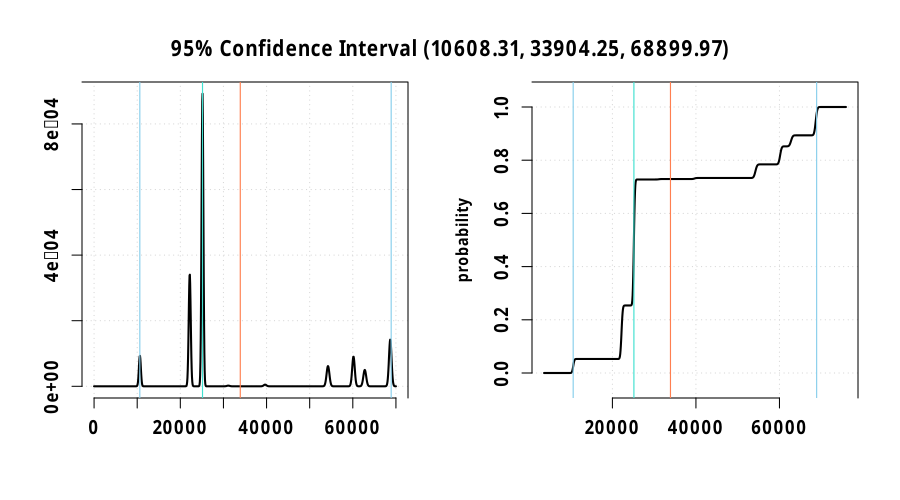

The R source for this figure:
rm(list = ls(all.names = TRUE)) #will clear all objects includes hidden objects.
# load libraries
options("StartupBanner" = "off")
options(expressions = 500000) #increase the limit on the number of nested expressions that will be evaluated
library("distr")
library("distrEx")
library("rlang") # required for environment functions
library(llvm)
distroptions("WarningArith" = FALSE)
set.seed(100)

# max loop number(less than or equal to)
max_loop <- 100000
restore.energy <- distr::Norm(11024.3, 30) # nj
restore.timing <- distr::Norm(8409.47, 0.01) # us


block.entry <- env(
  name = "entry",
  preds = list(),
  succs = list("if.then", "if.else"),
  energy = "E(classify, entry)",
  timing = "T(classify, entry)",
  insts = list(
    list("sym$\"data.addr\" <- alloca(\"i16\")", "nop", "E(alloca)", "T(alloca)"),
    list("sym$\"result\" <- alloca(\"i16\")", "nop", "E(alloca)", "T(alloca)"),
    list("store(sym$\"data\", sym$\"data.addr\")", "nop", "E(store)", "T(store)"),
    list("store(-1, sym$\"result\")", "nop", "E(store)", "T(store)"),
    list("sym$\"0\" <- load(sym$\"data.addr\")", "nop", "E(load)", "T(load)"),
    list("sym$\"cmp\" <- icmp(slt, sym$\"0\", 21)", "nop", "E(icmp)", "T(icmp)"),
    list("br(if.then, if.else, sym$\"cmp\")", "{if (is(sym$\"0\", \"Distribution\")) sym$\"0\" <- add(sym$\"cmp\", 21)};store(sym$\"0\", sym$\"data.addr\"); ", "E(br)", "T(br)")))

block.if.then <- env(
  name = "if.then",
  preds = list("entry"),
  succs = list("checkpoint.1"),
  energy = "E(classify, if.then)",
  timing = "T(classify, if.then)",
  insts = list(
    list("if(entry) {sym$\"cmp\" <- sym$\"cmp.true\"; {if (is(sym$\"0\", \"Distribution\")) sym$\"0\" <- add(sym$\"cmp\", 21)};store(sym$\"0\", sym$\"data.addr\"); };", "nop", "0", "0"),
    list("sym$\"1\" <- load(sym$\"data.addr\")", "nop", "E(load)", "T(load)"),
    list("store(1, sym$\"result\")", "nop", "E(store)", "T(store)"),
    list("br(checkpoint.1)", "nop", "E(br)", "T(br)")))

block.checkpoint.1 <- env(
  name = "checkpoint.1",
  preds = list("if.then"),
  succs = list("if.end4"),
  energy = "E(classify, checkpoint.1)",
  timing = "T(classify, checkpoint.1)",
  insts = list(
    list("checkpoint()", "nop", "E(call) + distr::Norm(14560, 20)", "T(call) + distr::Norm(8517.05, 0.01)"),
    list("br(if.end4)", "nop", "E(br)", "T(br)")))

block.if.else <- env(
  name = "if.else",
  preds = list("entry"),
  succs = list("if.then2", "if.else3"),
  energy = "E(classify, if.else)",
  timing = "T(classify, if.else)",
  insts = list(
    list("if(entry) {sym$\"cmp\" <- sym$\"cmp.false\"; {if (is(sym$\"0\", \"Distribution\")) sym$\"0\" <- add(sym$\"cmp\", 21)};store(sym$\"0\", sym$\"data.addr\"); };", "nop", "0", "0"),
    list("sym$\"2\" <- load(sym$\"data.addr\")", "nop", "E(load)", "T(load)"),
    list("sym$\"cmp1\" <- icmp(sgt, sym$\"2\", 27)", "nop", "E(icmp)", "T(icmp)"),
    list("br(if.then2, if.else3, sym$\"cmp1\")", "{if (is(sym$\"2\", \"Distribution\")) sym$\"2\" <- add(sym$\"cmp1\", 27)};store(sym$\"2\", sym$\"data.addr\"); ", "E(br)", "T(br)")))

block.if.then2 <- env(
  name = "if.then2",
  preds = list("if.else"),
  succs = list("checkpoint.2"),
  energy = "E(classify, if.then2)",
  timing = "T(classify, if.then2)",
  insts = list(
    list("if(if.else) {sym$\"cmp1\" <- sym$\"cmp1.true\"; {if (is(sym$\"2\", \"Distribution\")) sym$\"2\" <- add(sym$\"cmp1\", 27)};store(sym$\"2\", sym$\"data.addr\"); };", "nop", "0", "0"),
    list("store(0, sym$\"result\")", "nop", "E(store)", "T(store)"),
    list("br(checkpoint.2)", "nop", "E(br)", "T(br)")))

block.checkpoint.2 <- env(
  name = "checkpoint.2",
  preds = list("if.then2"),
  succs = list("if.end"),
  energy = "E(classify, checkpoint.2)",
  timing = "T(classify, checkpoint.2)",
  insts = list(
    list("checkpoint()", "nop", "E(call) + distr::Norm(14560, 20)", "T(call) + distr::Norm(8517.05, 0.01)"),
    list("br(if.end)", "nop", "E(br)", "T(br)")))

block.if.else3 <- env(
  name = "if.else3",
  preds = list("if.else"),
  succs = list("if.end"),
  energy = "E(classify, if.else3)",
  timing = "T(classify, if.else3)",
  insts = list(
    list("if(if.else) {sym$\"cmp1\" <- sym$\"cmp1.false\"; {if (is(sym$\"2\", \"Distribution\")) sym$\"2\" <- add(sym$\"cmp1\", 27)};store(sym$\"2\", sym$\"data.addr\"); };", "nop", "0", "0"),
    list("br(if.end)", "nop", "E(br)", "T(br)")))

block.if.end <- env(
  name = "if.end",
  preds = list("if.else3", "checkpoint.2"),
  succs = list("if.end4"),
  energy = "E(classify, if.end)",
  timing = "T(classify, if.end)",
  insts = list(
    list("br(if.end4)", "nop", "E(br)", "T(br)")))

block.if.end4 <- env(
  name = "if.end4",
  preds = list("if.end", "checkpoint.1"),
  succs = list(),
  energy = "E(classify, if.end4)",
  timing = "T(classify, if.end4)",
  insts = list(
    list("sym$\"3\" <- load(sym$\"result\")", "nop", "E(load)", "T(load)"),
    list("path.return <<- c(path.return, ret(sym$\"3\")); if.end4 <- TRUE; if.end <- FALSE; checkpoint.1 <- FALSE", "nop", "E(ret)", "T(ret)")))

preds <- list(list(), list(block.entry), list(block.if.then), list(block.entry), list(block.if.else), list(block.if.then2), list(block.if.else), list(block.if.else3, block.checkpoint.2), list(block.if.end, block.checkpoint.1))
names(preds) <- c(block.entry$name, block.if.then$name, block.checkpoint.1$name, block.if.else$name, block.if.then2$name, block.checkpoint.2$name, block.if.else3$name, block.if.end$name, block.if.end4$name)

succs <- list(list(block.if.then, block.if.else), list(block.checkpoint.1), list(block.if.end4), list(block.if.then2, block.if.else3), list(block.checkpoint.2), list(block.if.end), list(block.if.end), list(block.if.end4), list())
names(succs) <- c(block.entry$name, block.if.then$name, block.checkpoint.1$name, block.if.else$name, block.if.then2$name, block.checkpoint.2$name, block.if.else3$name, block.if.end$name, block.if.end4$name)

edge_global <- as.list(rep(0, 10))
edge_local <- as.list(rep(0, 10))
edge_visited <- as.list(rep(0, 10))
names(edge_global) <- c("entry#if.then", "entry#if.else", "if.then#checkpoint.1", "checkpoint.1#if.end4", "if.else#if.then2", "if.else#if.else3", "if.then2#checkpoint.2", "checkpoint.2#if.end", "if.else3#if.end", "if.end#if.end4")
names(edge_local) <- c("entry#if.then", "entry#if.else", "if.then#checkpoint.1", "checkpoint.1#if.end4", "if.else#if.then2", "if.else#if.else3", "if.then2#checkpoint.2", "checkpoint.2#if.end", "if.else3#if.end", "if.end#if.end4")
names(edge_visited) <- c("entry#if.then", "entry#if.else", "if.then#checkpoint.1", "checkpoint.1#if.end4", "if.else#if.then2", "if.else#if.else3", "if.then2#checkpoint.2", "checkpoint.2#if.end", "if.else3#if.end", "if.end#if.end4")

freq <- as.list(rep("0", 9))
names(freq) <- c(block.entry$name, block.if.then$name, block.checkpoint.1$name, block.if.else$name, block.if.then2$name, block.checkpoint.2$name, block.if.else3$name, block.if.end$name, block.if.end4$name)

visited <- as.list(rep(0, 9))
names(visited) <- c(block.entry$name, block.if.then$name, block.checkpoint.1$name, block.if.else$name, block.if.then2$name, block.checkpoint.2$name, block.if.else3$name, block.if.end$name, block.if.end4$name)

color <- as.list(rep("white", 9))
names(color) <- c(block.entry$name, block.if.then$name, block.checkpoint.1$name, block.if.else$name, block.if.then2$name, block.checkpoint.2$name, block.if.else3$name, block.if.end$name, block.if.end4$name)

total_visit <- as.list(rep(0, 9))
names(total_visit) <- c(block.entry$name, block.if.then$name, block.checkpoint.1$name, block.if.else$name, block.if.then2$name, block.checkpoint.2$name, block.if.else3$name, block.if.end$name, block.if.end4$name)

.function <- list(
  name = "classify",
  formals = list("sym$\"data\" <- Mixing(Binom(40, 0.4), 15 + Binom(30, 0.6), mixCoeff = c(0.7, 0.3))"),
  initials = list("entry <- FALSE; if.then <- FALSE; checkpoint.1 <- FALSE; if.else <- FALSE; if.then2 <- FALSE; checkpoint.2 <- FALSE; if.else3 <- FALSE; if.end <- FALSE; if.end4 <- FALSE"),
  globals = list(),
  types = list(),
  blocks = list(block.entry, block.if.then, block.checkpoint.1, block.if.else, block.if.then2, block.checkpoint.2, block.if.else3, block.if.end, block.if.end4))

# Capacitor Thresholds
min_cap <- 520200 #nj
max_cap <- 781250 #nj

# 1 mF capacitance 40 cm distance profile
harvesting_time <- 10000 # us

# Create output file
profile <- paste0(".output/", .function$name, ".profile")
file.create(profile, showWarnings = FALSE, recursive = TRUE)

clone <- function(env) {
  newenv <- rlang::env_clone(env)
  newenv$stack <- rlang::env_clone(env$stack)
  newenv$heap <- rlang::env_clone(env$heap)
  newenv$global <- rlang::env_clone(env$global)
  newenv$nv <- rlang::env_clone(env$nv)
  newenv$sym <- rlang::env_clone(env$sym)
  newenv$typ <- rlang::env_clone(env$typ)
  newenv$memptrs <- rlang::env_clone(env$memptrs)
  return(newenv)
}

library("dequer") # required for an efficient implementation of stack

DFS <- function(prev, v, path, prob, visited, edge_visited, env, t, e, p) {
  nodes <- stack()
  dequer::push(nodes, list(prev, v, path, prob, visited, edge_visited, env, t, e, p))
  while (length(nodes)) {
    node <- dequer::pop(nodes)
    prev <- node[[1]]; v <- node[[2]]; path <- node[[3]]; prob <- node[[4]];
    visited <- node[[5]]; edge_visited <- node[[6]]; env <- node[[7]]; t <- node[[8]]; p <- node[[10]]
    #  mark v visited
    visited[[v$name]] <- visited[[v$name]] + 1
    color[v$name] <<- "gray"
    # add blockname to the path
    path <- paste0(path, "%", v$name)
    # initialize current block
    .block <<- v
    cat(v$name, "\n")
    # eval path probability
    if (length(prev)) {
      expr <- paste0(prev$name, "_", v$name)
      value <- eval(parse(text = expr), envir = env)
      out <- paste0(prev$name, "#", v$name)
      edge_visited[[out]] <- edge_visited[[out]] + 1
      # print(paste0(out, " = ", value))
      prob <- paste0(prob, "*", value)
      p <- p * value
    }
    # add block timing to total timing
    t <- t + eval(parse(text = v$timing), envir = env)
    e <- e + eval(parse(text = v$energy), envir = env)
    # execute block's instructions
    for (inst in v$insts) {
      if (substr(inst[1], 1, 6) == "memcpy") {
        e <- e + eval(parse(text = inst[3]), envir = env)
        t <- t + eval(parse(text = inst[4]), envir = env)
      }
      eval(parse(text = inst[1]), envir = env)
    }
    # for each successor v' of v { fs
    for (i in seq_along(succs[[v$name]])) {
      # if v' not yet visited and prob is greater than 0 {
      if (length(succs[[v$name]][[i]])) {
        expr <- paste0(v$name, "_", succs[[v$name]][[i]]$name)
        value <- eval(parse(text = expr), envir = env)
        if (value > 0 && all(visited <= max_loop)) {
          # if (i == 1) clone <- env # to be more efficient
          # else
          clone_env <- clone(env) # don't create unnecessary envs.
          dequer::push(nodes, list(v, succs[[v$name]][[i]], path, prob, visited, edge_visited, clone_env, t, e, p))
        }
      }
    }
    #
    if (!length(succs[[v$name]])) {
      color[v$name] <<- "black"
      #p <- eval(parse(text = prob), envir = env)
      path.prob <<- c(path.prob, p) # TODO: is rounding good here?
      if (is.numeric(t)) t <- distr::DiscreteDistribution(t)
      path.timing <<- c(path.timing, t)
      line <- paste0(path, ":", prob, "=", p)
      write(line, file = profile, append = TRUE)
      for (i in seq_along(visited)) {
        if (visited[[i]] != 0) {
          # collect frequency as percentage
          freq[names(visited)[i]] <<- paste0(freq[names(visited)[i]], "+", p)
          total_visit[[names(visited)[i]]] <<- total_visit[[names(visited)[i]]] + visited[[i]]
        }
      }
      for (i in seq_along(edge_visited)) {
        if (edge_visited[[i]] != 0) {
          edge_global[i] <<- paste0(edge_global[i], "+", p)
          edge_local[[i]] <<- edge_local[[i]] + edge_visited[[i]]
        }
      }
    }
  }
}

path.return <- vector()
path.prob <- vector()
path.energy <- vector()
path.timing <- vector()

.block <- env()
env <- env()
source(".output/meta.R", local = env)
source(".output/model.conf.R", local = env)
# eval function parameters
eval(parse(text = .function$types), envir = env)
eval(parse(text = .function$globals), envir = env)
eval(parse(text = .function$formals), envir = env)
eval(parse(text = .function$initials), envir = env)
# run the machine
initial_t <- 0
initial_e <- 0
system.time(DFS(list(), .function$blocks[[1]], "", "1", visited, edge_visited, env, initial_t, initial_e, 1))

prob_global_file <- paste0(".output/", .function$name, ".global.prob")
file.create(prob_global_file, showWarnings = FALSE, recursive = TRUE)
for (i in seq_along(edge_global)) {
  p <- eval(parse(text = edge_global[i]))
  line <- paste0(names(edge_global)[i], ": [", edge_local[[i]], "] = ", p)
  write(line, file = prob_global_file, append = TRUE)
  #print(line)
}

prob_local_file <- paste0(".output/", .function$name, ".local.prob")
file.create(prob_local_file, showWarnings = FALSE, recursive = TRUE)
for (i in seq_along(edge_local)) {
  edge_name <- names(edge_local)[i] # edge's name
  block <- unlist(strsplit(edge_name, "#"))[1] # block's name
  if (total_visit[[block]] != 0)
    p <- edge_local[[i]] / total_visit[[block]]
  else
    p <- edge_local[[i]]
  line <- paste0(edge_name, ": [", edge_local[i], "] = ", p)
  write(line, file = prob_local_file, append = TRUE)
  #print(line)
}

freq_file <- paste0(".output/", .function$name, ".freq")
file.create(freq_file, showWarnings = FALSE, recursive = TRUE)
for (i in seq_along(freq)) {
  f <- eval(parse(text = freq[i]))
  line <- paste0(names(freq)[i], ": [", total_visit[[i]], "] = ", f)
  write(line, file = freq_file, append = TRUE)
  #print(line)
}

#for (i in seq_along(color)) {
#  print(paste0(names(color)[i], " = ", color[i]))
#}
# return plot
opar <- par()
path.return.mixture <- distr::UnivarMixingDistribution(Dlist = path.return, mixCoeff = path.prob)
returnPlot <- paste0(".dots/return/", .function$name, ".svg")
dir.create(dirname(returnPlot), showWarnings = FALSE, recursive = TRUE)
svg(returnPlot, width = 10.5, height = 3.5)
plot(path.return.mixture, to.draw.arg = c("d", "p", "q"), bty = "7",
     panel.first = grid(lwd = 1), lwd = 1, vertical = FALSE,
     col.points = c("red", "black"), cex.points = 1.8,
     inner = list(
       paste("Probability Function of", .function$name),
       paste("CDF of", .function$name),
       paste("Quantile Function of", .function$name)),
)
suppressWarnings(par(opar))
dev.off()
browseURL(paste0('file://', file.path(getwd(), returnPlot)))

# timing plot
opar <- par()
path.timing.mixture <- distr::UnivarMixingDistribution(Dlist = path.timing, mixCoeff = path.prob)
q1 <- distr::q(path.timing.mixture)(.025)
mn <- distrEx::E(path.timing.mixture)
md <- distrEx::median(path.timing.mixture)
q2 <- distr::q(path.timing.mixture)(.975)
rnd <- round(c(q1, mn, q2), 2)
lab <- paste0("95% Confidence Interval (", rnd[1], ", ", rnd[2], ", ", rnd[3], ")")
timingPlot <- paste0(".dots/timing/", .function$name, ".svg")
dir.create(dirname(timingPlot), showWarnings = FALSE, recursive = TRUE)
svg(timingPlot, width = 10.5, height = 3.5)
par(mfrow = c(1, 3))
plot(path.timing.mixture, mfColRow = FALSE, to.draw.arg = "d", bty = "7",
     panel.first = grid(lwd = 1), lwd = 1, vertical = FALSE,
     col.points = c("red", "black"), cex.points = 1.8,
     inner = list(paste("Probability Function Of", .function$name)))
abline(v = c(q1, md, mn, q2), col = c("skyblue", "turquoise", "coral", "skyblue"))
plot(path.timing.mixture, mfColRow = FALSE, to.draw.arg = "p", bty = "7",
     panel.first = grid(lwd = 1), lwd = 1, vertical = FALSE,
     col.points = c("red", "black"), cex.points = 1.8, xlab = "",
     inner = list(paste("CDF of", .function$name)))
title(xlab = lab)
abline(v = c(q1, md, mn, q2), col = c("skyblue", "turquoise", "coral", "skyblue"))
plot(path.timing.mixture, mfColRow = FALSE, to.draw.arg = "q", bty = "7",
     panel.first = grid(lwd = 1), lwd = 1, vertical = FALSE,
     col.points = c("red", "black"), cex.points = 1.8,
     inner = list(paste("Quantile Function of", .function$name)))
abline(h = c(q1, md, mn, q2), col = c("skyblue", "turquoise", "coral", "skyblue"))
suppressWarnings(par(opar))
dev.off()
browseURL(paste0('file://', file.path(getwd(), timingPlot)))

cat("\nTime @ 1 MHz (us)")
cat("\nName ", "Mean", "Sd")
cat("\n", .function$name, distrEx::E(path.timing.mixture), distrEx::sd(path.timing.mixture))

isCheckpoint <- function(block) {
  for (i in block$insts) {
    if (i[[1]] == "checkpoint()") {
      return(TRUE)
    }
  }
  return(FALSE)
}

path.timing.mixture <- 0

intermittent_analysis <- function() {
  restore.timing <- restore.timing + harvesting_time
  file <- readLines(profile)
  tt <- vector()
  pp <- vector()
  pf_path_counter <- 0
  for (i in seq_along(file)) {
    init_cap <- distr::Unif(min_cap, max_cap)
    path <- strsplit(file[i], ":")[[1]][[1]]
    # prob in the file
    prob <- as.double(strsplit(file[i], "=")[[1]][[2]])
    # blocks of the path
    blocks <- strsplit(path, "%")[[1]]
    blocks <- blocks[2:length(blocks)]
    cp_path_total_timing <- 0
    paths <- list(list("cap" = init_cap, "total_timing" = 0, "timing" = vector(), "energy" = 0, "pf_prob" = 1, "nopf_prob" = 1, "has_pf_path" = FALSE)) # "cap" = init_cap - checkpoint.energy,
    for (j in seq_along(blocks)) {
      cat(j, " ", blocks[[j]], "\n")
      block <- eval(parse(text = paste0("block.", blocks[[j]])))
      block_energy <- eval(parse(text = block$energy), envir = env)
      block_timing <- eval(parse(text = block$timing), envir = env)
      if (isCheckpoint(block) && j != 1) {
        cat("CHECKPOINT\n")
        # cp_path_total_timing <- cp_path_total_timing + checkpoint.timing
        for (c in seq_along(paths)) {
          if (paths[[c]]$nopf_prob == 0) {
            next
          }
          # for main path (without power failures path)
          if (length(paths[[c]]$timing) == 0) {
            paths[[c]]$timing <- cp_path_total_timing
            paths[[c]]$total_timing <- paths[[c]]$total_timing + paths[[c]]$timing
          }else {
            # add cp to cp total timing to timing vector for example power failure path
            paths[[c]]$timing <- lapply(paths[[c]]$timing, function(x) x + cp_path_total_timing)
            #TODO: normalize the pf_probs
            # sum all probs for coef
            totalpf <- sum(paths[[c]]$pf_prob)
            # calculate coef for all blocks
            coef <- 1 / totalpf
            # multiply all block power failure prob with coef
            paths[[c]]$pf_prob <- paths[[c]]$pf_prob * coef
            # mix cp to cp path timing totals
            path.timing.mixture <- distr::UnivarMixingDistribution(Dlist = paths[[c]]$timing, mixCoeff = paths[[c]]$pf_prob)
            paths[[c]]$total_timing <- paths[[c]]$total_timing + path.timing.mixture
          }
          # init cp to cp timing and prob vector
          paths[[c]]$timing <- vector()
          paths[[c]]$pf_prob <- vector()
          # paths[[c]]$cap <- paths[[c]]$cap - checkpoint.energy
        }
        cp_path_total_timing <- 0
      }
      cp_path_total_timing <- cp_path_total_timing + block_timing
      for (p in seq_along(paths)) {
        if (paths[[p]]$nopf_prob == 0) {
          next
        }
        # current vertex' energy subtract from the  current capacitor total energy
        paths[[p]]$cap <- paths[[p]]$cap - block_energy
        # probability of cur_cap < min_cap so power failure prob
        pf_prob <- round(distr::p(paths[[p]]$cap)(min_cap), 3)
        # 1 - power failure prob = no power failure path (main path) prob
        paths[[p]]$nopf_prob <- round(paths[[p]]$nopf_prob * (1 - pf_prob), 3)
        # if power failure probability > 0
        if (pf_prob > 0) {
          if (!paths[[p]]$has_pf_path) {
            pf_path_counter <- pf_path_counter + 1
            paths[[p]]$has_pf_path <- TRUE
            # harvesting time in restore timing
            pf_timing <- paths[[p]]$total_timing + restore.timing
            cap_init <- max_cap - restore.energy
            timing <- append(vector(), cp_path_total_timing)
            # add new power failure path to path list with initial values
            paths <- append(paths, list(list("cap" = cap_init, "total_timing" = pf_timing, "timing" = timing, "energy" = vector(), "pf_prob" = pf_prob, "nopf_prob" = 1, "has_pf_path" = FALSE)))
          }else {
            pf_path_counter <- pf_path_counter + 1
            paths[[p + 1]]$timing <- append(paths[[p + 1]]$timing, cp_path_total_timing)
            paths[[p + 1]]$pf_prob <- append(paths[[p + 1]]$pf_prob, pf_prob)
          }
        }
      }
    }
    timing_vec <- vector()
    prob_vec <- vector()
    for (c in seq_along(paths)) {
      # if timing is empty, need to append local total because you cant add to empty vector
      if (length(paths[[c]]$timing) == 0) {
        paths[[c]]$timing <- append(paths[[c]]$timing, cp_path_total_timing)
      }else {
        paths[[c]]$timing <- lapply(paths[[c]]$timing, function(x) x + cp_path_total_timing)
      }
      if (length(paths[[c]]$timing) > 1) {
        #TODO: normalize the pf_probs
        # sum all probs for coef
        totalpf <- sum(paths[[c]]$pf_prob)
        # calculate coef for all blocks
        coef <- 1 / totalpf
        # multiply all block power failure prob with coef
        paths[[c]]$pf_prob <- paths[[c]]$pf_prob * coef
        # mix cp to cp path timing totals
        path.timing.mixture <- distr::UnivarMixingDistribution(Dlist = paths[[c]]$timing, mixCoeff = paths[[c]]$pf_prob)
        paths[[c]]$total_timing <- paths[[c]]$total_timing + path.timing.mixture
      }
      else {
        paths[[c]]$total_timing <- paths[[c]]$total_timing + paths[[c]]$timing[[1]]
      }
      if (c > 1) {
        # this paths probability is previous paths (1 - no power failure path prob)
        paths[[c]]$nopf_prob <- paths[[c]]$nopf_prob * (1 - paths[[c - 1]]$nopf_prob)
        timing_vec <- c(timing_vec, paths[[c]]$total_timing)
        prob_vec <- c(prob_vec, paths[[c]]$nopf_prob)
      }else {
        timing_vec <- c(timing_vec, paths[[c]]$total_timing)
        prob_vec <- c(prob_vec, paths[[c]]$nopf_prob)
      }
    }
    while (!is.na(match(0, prob_vec))) {
      i <- match(0, prob_vec)
      prob_vec <- prob_vec[-i]
      timing_vec <- timing_vec[-i]
    }
    path.timing.mixture <- distr::UnivarMixingDistribution(Dlist = timing_vec, mixCoeff = prob_vec)
    tt <- c(tt, path.timing.mixture)
    pp <- c(pp, prob)
  }
  cat("PF PATH COUNT: ", pf_path_counter, "\n")
  path.timing.mixture <<- distr::UnivarMixingDistribution(Dlist = tt, mixCoeff = pp)
}

system.time(intermittent_analysis())
opar <- par()
q1 <- distr::q(path.timing.mixture)(.025)
mn <- distrEx::E(path.timing.mixture)
md <- distrEx::median(path.timing.mixture)
q2 <- distr::q(path.timing.mixture)(.975)
rnd <- round(c(q1, mn, q2), 2)
lab <- paste0("95% Confidence Interval (", rnd[1], ", ", rnd[2], ", ", rnd[3], ")")
################################################
timingPlot <- paste0("Plots/", .function$name, ".intermittent.1mF.1MHz.Variant3.pdf")
dir.create(dirname(timingPlot), showWarnings = FALSE, recursive = TRUE)
# systemfonts::match_font("Fira Sans", bold = TRUE)
extrafont::loadfonts()
pdf(timingPlot, width = 9, height = 5, family = "Fira Sans")
par(mfrow = c(1, 2))
plot(path.timing.mixture, font = 2, font.lab = 2, font.main = 2, cex = 1.1, fontfamily = "Fira Sans", mfColRow = FALSE, to.draw.arg = "d", bty = "7",
     panel.first = grid(lwd = 1.1), lwd = 2, vertical = FALSE, xlab = "", cex.axis = 1.2,
     col.points = c("red", "black"), cex.points = 1.8, ylab = "", inner = "", xlim = c(0, 70000)
     # inner = list(paste("Probability Function Of", .function$name))
)
abline(v = c(q1, md, mn, q2), lwd = 1.1, col = c("skyblue", "turquoise", "coral", "skyblue"))
plot(path.timing.mixture, font = 2, font.lab = 2, font.main = 2, cex = 1.1, fontfamily = "Fira Sans", mfColRow = FALSE, to.draw.arg = "p", bty = "7",
     panel.first = grid(lwd = 1.1), lwd = 2, vertical = FALSE, inner = "", cex.axis = 1.2,
     col.points = c("red", "black"), cex.points = 1.8, xlab = "", ylab = "probability",
     # inner = list(paste("CDF of", .function$name))
)
abline(v = c(q1, md, mn, q2), lwd = 1.1, col = c("skyblue", "turquoise", "coral", "skyblue"))
# title(xlab = lab, font = 2, font.lab = 2, font.main = 2, family = "Fira Sans", cex.lab = 1.1)
mtext(lab, side = 3, line = -3, outer = TRUE, font = 2, font.lab = 2, font.main = 2, family = "Fira Sans", cex = 1.3)
# plot(path.timing.mixture, font = 2, font.lab = 2, font.main = 2, mfColRow = FALSE, to.draw.arg = "q", bty = "7",
#      panel.first = grid(lwd = 1.1), lwd = 2, vertical = FALSE,
#      col.points = c("red", "black"), cex.points = 1.8, inner = "", #ylab = "")
# )
abline(h = c(q1, md, mn, q2), lwd = 1.1, col = c("skyblue", "turquoise", "coral", "skyblue"))
suppressWarnings(par(opar))
dev.off()
# browseURL(paste0('file://', file.path(getwd(), timingPlot)))
################################################
cat("\nTime @ 1 MHz (us)")
cat("\nName ", "Mean", "Sd")
cat("\n", .function$name, distr::mean(path.timing.mixture), distrEx::sd(path.timing.mixture))
cat("\n")
distr::p(path.timing.mixture)(20000)
cat("\n")
distr::p(path.timing.mixture)(40000)
cat("\n")

cat("95\n")
round(distr::q(path.timing.mixture)(.025) * 0.001, 1)
cat("\n")
round(distr::q(path.timing.mixture)(.975) * 0.001, 1)
cat("90\n")
round(distr::q(path.timing.mixture)(.05) * 0.001, 1)
cat("\n")
round(distr::q(path.timing.mixture)(.95) * 0.001, 1)
cat("80\n")
round(distr::q(path.timing.mixture)(.1) * 0.001, 1)
cat("\n")
round(distr::q(path.timing.mixture)(.9) * 0.001, 1)
